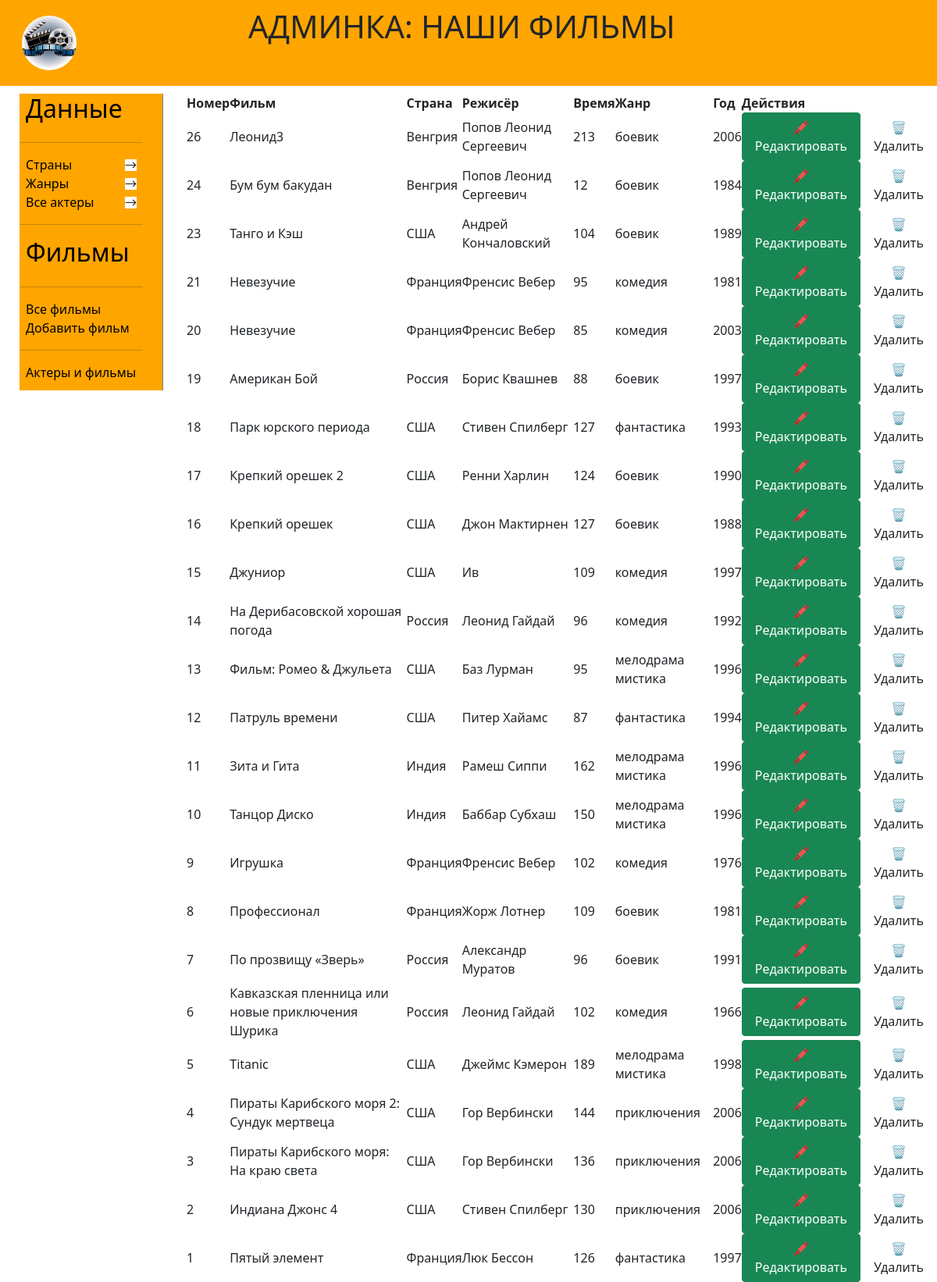
Screenshot of /admin/adminFilms.php with the database file from the repository.
### tables this page shows
CREATE TABLE `movies` (
  `id_movie` int(11) NOT NULL,
  `name` varchar(50) NOT NULL,
  `director` varchar(25) NOT NULL,
  `poster` varchar(50) NOT NULL,
  `year` int(11) NOT NULL,
  `time` int(11) NOT NULL,
  `content` text NOT NULL,
  `budget` bigint(20) NOT NULL,
  `id_country` int(11) NOT NULL,
  `id_genre` int(11) NOT NULL
);

CREATE TABLE `countries` (
  `id_country` int(11) NOT NULL,
  `name_country` varchar(50) NOT NULL
);

CREATE TABLE `genres` (
  `id_genre` int(11) NOT NULL,
  `name_genre` varchar(30) NOT NULL
);

### admin/adminClasses.php (called while the page is built, shortened)
<?php
    require_once "../assets/classes/database.php";
        require_once '../assets/classes/Movies.php';
    $db = new Db();
    $movies = new Movie($db);
?>

### assets/classes/Movies.php (called while the page is built, shortened)
<?php
class Movie
{
    public Db $Pdo;
    private $tablnamemovies = 'movies';
    private $tablnamecountry = 'countries';
    private $tablnamegenres = 'genres';
    public function __construct($db)
    {
        $this->Pdo = $db;
    }
    public function getAll() {
        $query = "SELECT * FROM ".$this ->tablnamemovies." a,".$this ->tablnamecountry." b , ".$this ->tablnamegenres." c WHERE a.id_genre = c.id_genre AND a.id_country = b.id_country ORDER BY id_movie DESC";
        $stmt = $this->Pdo->query($query);
        return $stmt;
    }
}

### assets/classes/database.php (called while the page is built, shortened)
<?php
class Db
{
    public PDO $connection;
    public function __construct()
    {
            $host = 'localhost';
            $dbname = 'Kinotheatre';
            $username = 'root';
            $password = '';
            $charset = 'UTF8';
            $options = [
                PDO::ATTR_DEFAULT_FETCH_MODE => PDO::FETCH_ASSOC
            ];
        $dsn = "mysql:host={$host};dbname={$dbname};charset={$charset}";
        try {
            $this->connection = new PDO($dsn, $username, $password, $options);
        }
        catch (PDOException $e) {
            echo "Db error: {$e ->getMessage()}";
            die;
        }
    }
    public function query($query, $params = []) {
        $this->stmt = $this->connection ->prepare($query);
        $this->stmt->execute($params);
        return $this->stmt;
    }
}
?>

### admin/adminFilms.php (the view)
<?php  require_once "adminMenu.php" ?>
<main>
<table>
    <tr>
    <th>Номер</th>
    <th>Фильм</th>
    <th>Страна</th>
    <th>Режисёр</th>
    <th>Время</th>
    <th>Жанр</th>
    <th>Год</th>
    <th colspan = "2">Действия</th>
    </tr>
    <?php
        foreach ($movies->getAll() as $key => $item) {
            ?>
            <tr>
                    <td><?= $item['id_movie'] ?></td>
                    <td><?= $item['name'] ?></td>
                    <td><?= $item['name_country'] ?></td>
                    <td><?= $item['director'] ?></td>
                    <td><?= $item['time'] ?></td>
                    <td><?= $item['name_genre'] ?></td>
                    <td><?= $item['year'] ?></td>
                        <td>
                            <form action="adminEditFilm.php" method="get">
                                <button
                                    type="submit"
                                    name="submit-edit"
                                    class="btn btn-success"
                                    value="<?= $item['id_movie'] ?>"
                                > &#128397;
                                    Редактировать
                                </button>
                            </form>
                        </td>
                        <td>
                            <form action="#" method="post">
                                <button
                                    type="submit"
                                    name="submit-delete"
                                    class="btn text-bg-danger"
                                    value="<?= $item['id_movie'] ?>"
                                > &#128465;
                                    Удалить
                                </button>
                            </form>
                        </td>
                </tr>
            <?php
        }
        ?>
        </table>
</main>
<?php  require_once "adminFooter.php" ?>

### rows the page displays
movies: id_movie "26", name "Леонид3", id_country.name_country "Венгрия", director "Попов Леонид Сергеевич", time "213", id_genre.name_genre "боевик", year "2006"
movies: id_movie "24", name "Бум бум бакудан", id_country.name_country "Венгрия", director "Попов Леонид Сергеевич", time "12", id_genre.name_genre "боевик", year "1984"
movies: id_movie "23", name "Танго и Кэш", id_country.name_country "США", director "Андрей Кончаловский", time "104", id_genre.name_genre "боевик", year "1989"
movies: id_movie "21", name "Невезучие", id_country.name_country "Франция", director "Френсис Вебер", time "95", id_genre.name_genre "комедия", year "1981"
movies: id_movie "20", name "Невезучие", id_country.name_country "Франция", director "Френсис Вебер", time "85", id_genre.name_genre "комедия", year "2003"
movies: id_movie "19", name "Американ Бой", id_country.name_country "Россия", director "Борис Квашнев", time "88", id_genre.name_genre "боевик", year "1997"
movies: id_movie "18", name "Парк юрского периода", id_country.name_country "США", director "Стивен Спилберг", time "127", id_genre.name_genre "фантастика", year "1993"
movies: id_movie "17", name "Крепкий орешек 2", id_country.name_country "США", director "Ренни Харлин", time "124", id_genre.name_genre "боевик", year "1990"
movies: id_movie "16", name "Крепкий орешек", id_country.name_country "США", director "Джон Мактирнен", time "127", id_genre.name_genre "боевик", year "1988"
movies: id_movie "15", name "Джуниор", id_country.name_country "США", director "Ив", time "109", id_genre.name_genre "комедия", year "1997"
movies: id_movie "14", name "На Дерибасовской хорошая погода", id_country.name_country "Россия", director "Леонид Гайдай", time "96", id_genre.name_genre "комедия", year "1992"
movies: id_movie "13", name "Фильм: Ромео & Джульета", id_country.name_country "США", director "Баз Лурман", time "95", id_genre.name_genre "мелодрама мистика", year "1996"
movies: id_movie "12", name "Патруль времени", id_country.name_country "США", director "Питер Хайамс", time "87", id_genre.name_genre "фантастика", year "1994"
movies: id_movie "11", name "Зита и Гита", id_country.name_country "Индия", director "Рамеш Сиппи", time "162", id_genre.name_genre "мелодрама мистика", year "1996"
movies: id_movie "10", name "Танцор Диско", id_country.name_country "Индия", director "Баббар Субхаш", time "150", id_genre.name_genre "мелодрама мистика", year "1996"
movies: id_movie "9", name "Игрушка", id_country.name_country "Франция", director "Френсис Вебер", time "102", id_genre.name_genre "комедия", year "1976"
movies: id_movie "8", name "Профессионал", id_country.name_country "Франция", director "Жорж Лотнер", time "109", id_genre.name_genre "боевик", year "1981"
movies: id_movie "7", name "По прозвищу «Зверь»", id_country.name_country "Россия", director "Александр Муратов", time "96", id_genre.name_genre "боевик", year "1991"
movies: id_movie "6", name "Кавказская пленница или новые приключения Шурика", id_country.name_country "Россия", director "Леонид Гайдай", time "102", id_genre.name_genre "комедия", year "1966"
movies: id_movie "5", name "Titanic", id_country.name_country "США", director "Джеймс Кэмерон", time "189", id_genre.name_genre "мелодрама мистика", year "1998"
movies: id_movie "4", name "Пираты Карибского моря 2: Сундук мертвеца", id_country.name_country "США", director "Гор Вербински", time "144", id_genre.name_genre "приключения", year "2006"
movies: id_movie "3", name "Пираты Карибского моря: На краю света", id_country.name_country "США", director "Гор Вербински", time "136", id_genre.name_genre "приключения", year "2006"
movies: id_movie "2", name "Индиана Джонс 4", id_country.name_country "США", director "Стивен Спилберг", time "130", id_genre.name_genre "приключения", year "2006"
movies: id_movie "1", name "Пятый элемент", id_country.name_country "Франция", director "Люк Бессон", time "126", id_genre.name_genre "фантастика", year "1997"
